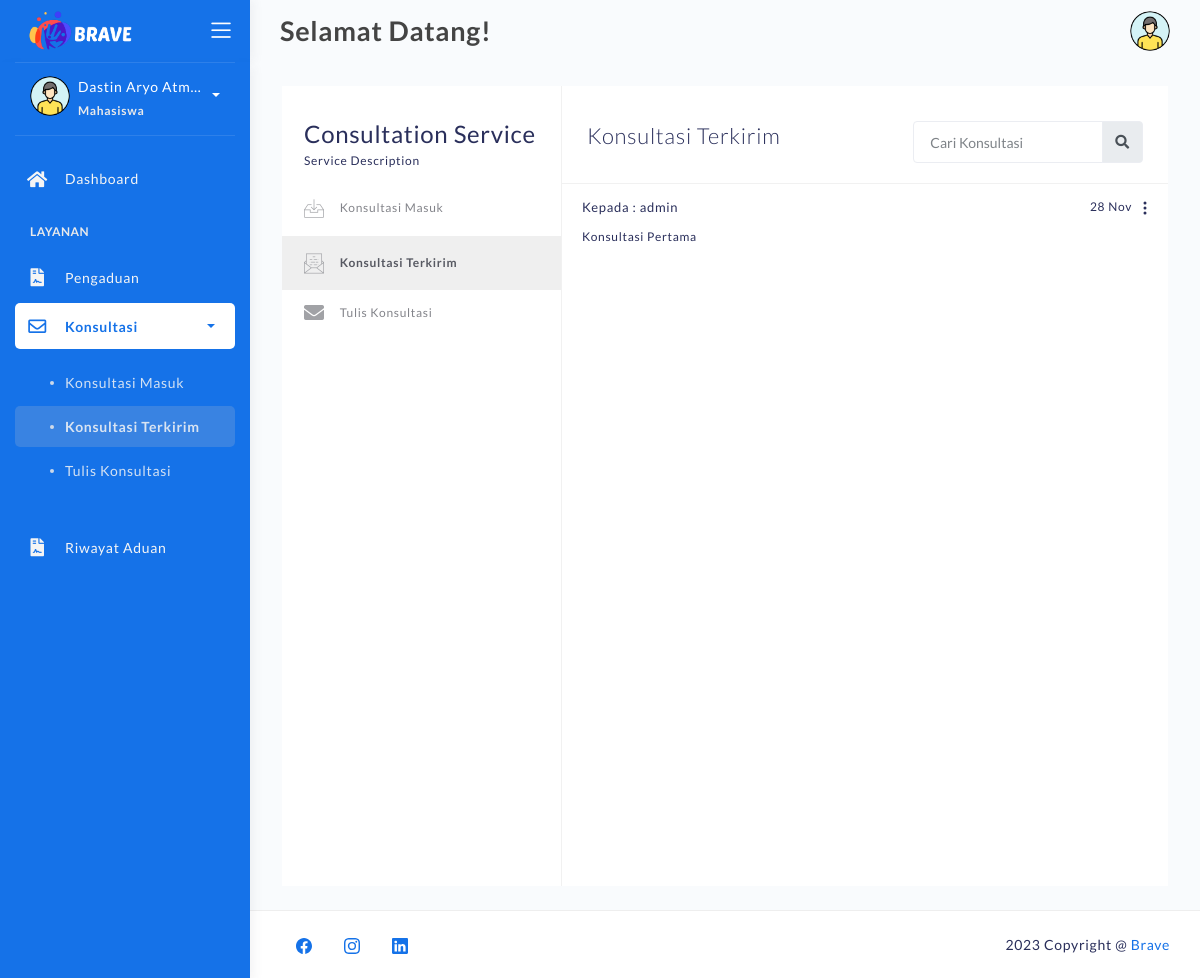
The app's page /konsultasi-sent.php (signed in) with its own data.
### tables this page shows
CREATE TABLE `konsultasi` (
  `id_konsul` varchar(50) NOT NULL,
  `pengirim` varchar(25) NOT NULL,
  `penerima` varchar(25) NOT NULL,
  `judul` varchar(255) NOT NULL,
  `pesan` text NOT NULL,
  `tgl_konsultasi` datetime NOT NULL,
  `is_read` varchar(10) NOT NULL
);

### konsultasi-sent.php (the view, shortened to what this page needs)
<?php
	require 'backend/connection.php';
    if (!isset($_SESSION['username'])) {
        header("Location: login.php");
    }else if($_SESSION['hak']!='user'){
		header("Location: backend/action-logout.php");
	}else{
		$login_id = $_SESSION['user_id'];
	}
?>
<!DOCTYPE html>
<html lang="en">
<head>
	<link rel="stylesheet" href="assets/css/bootstrap.min.css">
	<link rel="stylesheet" href="assets/css/atlantis.css">
	<link rel="stylesheet" href="assets/css/demo.css">
</head>
<body>
	<div class="wrapper fullheight-side">
		<div class="logo-header position-fixed" data-background-color="blue">
			<a href="dashboard.php" class="logo">
				<img src="assets\img\logo\logo2-2tr-resize.png" alt="navbar brand" class="navbar-brand" style="width:110px;">
			</a>
			<div class="nav-toggle">
				<button class="btn btn-toggle toggle-sidebar">
					<i class="icon-menu"></i>
				</button>
			</div>
		</div>
		<div class="sidebar sidebar-style-2" data-background-color="blue">
			<div class="sidebar-wrapper scrollbar scrollbar-inner">
				<div class="sidebar-content">
					<div class="user">
						<div class="avatar-sm float-left mr-2">
							<img src="assets/img/profile.png" alt="..." class="avatar-img rounded-circle">
						</div>
						<div class="info">
							<a data-toggle="collapse" href="#collapseExample" aria-expanded="true">
								<span>
								<?php echo '<div class="sizetitle-sidebar">' . htmlspecialchars($_SESSION["username"]) . '</div>'; ?>
									<span class="user-level">Mahasiswa</span>
									<span class="caret"></span>
								</span>
							</a>
						</div>
					</div>
					<ul class="nav">
						<li class="nav-item">
							<a href="dashboard.php" class="collapsed" aria-expanded="false">
								<i class="fas fa-home"></i>
								<p>Dashboard</p>
							</a>
						</li>
						<li class="nav-section">
							<h4 class="text-section">Layanan</h4>
						</li>
						<li class="nav-item">
							<a href="pengaduan.php">
								<i class="fas fa-file-contract"></i>
								<p>Pengaduan</p>
							</a>
						</li>
						<li class="nav-item submenu active">
							<a data-toggle="collapse" href="#konsultasi-collapse">
								<i class="far fa-envelope"></i>
								<p>Konsultasi</p>
								<span class="caret"></span>
							</a>
							<div class="collapse show" id="email-app-nav">
								<ul class="nav nav-collapse">
									<li>
										<a href="konsultasi-inbox.php">
											<span class="sub-item">Konsultasi Masuk</span>
										</a>
									</li>
									<li class="active">
										<a href="konsultasi-sent.php">
											<span class="sub-item">Konsultasi Terkirim</span>
										</a>
									</li>
									<li>
										<a href="konsultasi-compose.php">
											<span class="sub-item">Tulis Konsultasi</span>
										</a>
									</li>
								</ul>
							</div>
						</li>
						<li class="nav-item">
							<a href="riwayat-aduan.php">
								<i class="fas fa-file-contract"></i>
								<p>Riwayat Aduan</p>
							</a>
						</li>
					</ul>
				</div>
			</div>
		</div>
		<nav class="navbar navbar-header navbar-header-transparent navbar-expand-lg">
			<div class="container-fluid">
				<div class="collapse" id="search-nav">
					<form class="navbar-left navbar-form nav-search mr-md-3">
						<h4 class="page-title" style="margin: 10px 0; font-size: 27px;">Selamat Datang!</h4>
					</form>
				</div>
				<ul class="navbar-nav topbar-nav ml-md-auto align-items-center">
					<li class="nav-item dropdown hidden-caret">
						<a class="dropdown-toggle profile-pic" data-toggle="dropdown" href="#" aria-expanded="false">
							<div class="avatar-sm">
								<img src="assets/img/profile.png" alt="..." class="avatar-img rounded-circle">
							</div>
						</a>
					</li>
				</ul>
			</div>
		</nav>
		<div class="main-panel full-height">
			<div class="container container-full">
				<div class="page-inner">
					<div class="page-with-aside mail-wrapper bg-white">
						<div class="page-aside">
							<div class="aside-header">
								<div class="title">Consultation Service</div>
								<div class="description">Service Description</div>
							</div>
							<div class="aside-nav collapse" id="email-nav">
								<ul class="nav">
									<li>
										<a href="konsultasi-inbox.php">
											<i class="flaticon-inbox"></i> Konsultasi Masuk
										</a>
									</li>
                                    <li class="active">
										<a href="konsultasi-sent.php">
											<i class="flaticon-envelope-3"></i> Konsultasi Terkirim
										</a>
									</li>
									<li>
										<a href="konsultasi-compose.php">
											<i class="fa fa-envelope"></i> Tulis Konsultasi
										</a>
									</li>
								</ul>
							</div>
						</div>
						<div class="page-content mail-content">
							<div class="inbox-head d-lg-flex d-block">
								<h3>Konsultasi Terkirim</h3>
								<form action="#" class="ml-auto">
									<div class="input-group">
										<input type="text" placeholder="Cari Konsultasi" class="form-control">
										<div class="input-group-append">
											<span class="input-group-text">
												<i class="fa fa-search search-icon"></i>
											</span>
										</div>
									</div>
								</form>
							</div>
							<div class="inbox-body" style="padding-top:0;">
								<div class="email-list">
								<?php
									$sql = "SELECT * FROM konsultasi WHERE pengirim='$login_id' ORDER BY tgl_konsultasi DESC";
									$result = mysqli_query($koneksi, $sql);
									if (mysqli_num_rows($result) > 0) {
										while ($row = mysqli_fetch_assoc($result)) {
											$id= $row['penerima'];
											$sql_user = "SELECT * FROM login WHERE password='$id'";
											$result_users = mysqli_query($koneksi, $sql_user);
											if (mysqli_num_rows($result_users) > 0){
												$row_users = mysqli_fetch_assoc($result_users);
												echo '
													<div class="email-list-item">
														<div class="email-list-detail" data-toggle="modal" data-target="#konsultasi-' . $row['id_konsul'] . '">
															<span class="date float-right">
																' . date("d M", strtotime($row["tgl_konsultasi"])) . '
															</span>
															<span class="from">Kepada : ' . $row_users['username'] . '</span>
															<p class="msg">' . $row['judul'] . '</p>
														</div>
														<div id="navbarDropdown" role="button" data-toggle="dropdown" aria-haspopup="true" aria-expanded="false" style="color:sky blue; margin-left:5px; margin-right:-17px;">
															<svg xmlns="http://www.w3.org/2000/svg" width="16" height="16" fill="currentColor" class="bi bi-three-dots-vertical" viewBox="0 0 16 16">
																<path d="M9.5 13a1.5 1.5 0 1 1-3 0 1.5 1.5 0 0 1 3 0zm0-5a1.5 1.5 0 1 1-3 0 1.5 1.5 0 0 1 3 0zm0-5a1.5 1.5 0 1 1-3 0 1.5 1.5 0 0 1 3 0z"/>
															</svg>
														</div>
															<a class="dropdown-item" data-toggle="modal" data-target="#edit-konsultasi-' . $row['id_konsul'] . '">Edit</a>
															<a class="dropdown-item" href="backend/action-delete-sent-konsultasi.php?id=' . $row['id_konsul'] . '">Delete</a>
													</div>
													<div class="modal fade" id="konsultasi-' . $row['id_konsul'] . '" tabindex="-1" role="dialog" aria-labelledby="exampleModalCenterTitle" aria-hidden="true">
																	<h5 class="modal-title" id="exampleModalLongTitle" style="font-size:20px;">' . $row['judul'] . '</h5>
																	<p style="margin-bottom:1px;"><strong>Dari :</strong> ' . $login_id . '</p>
																	<p style="margin-bottom:10px;"><strong>Tanggal :</strong> ' . date("d M Y", strtotime($row['tgl_konsultasi'])) . '</p>
																	' . $row['pesan'] .'
													</div>
													<div class="modal fade" id="edit-konsultasi-' . $row['id_konsul'] . '" tabindex="-1" role="dialog" aria-labelledby="exampleModalCenterTitle" aria-hidden="true">
																	<h5 class="modal-title" id="editUserModalLabel">' . $row['judul'] . '</h5>
																	<form id="editKonsulForm-' . $row['id_konsul'] . '" action="backend/action-edit-konsultasi.php" method="post">
																		<input type="text" class="form-control" id="id_konsul" name="id_konsul" value="' . $row["id_konsul"] . '" required hidden>
																			<input type="text" class="form-control" id="pesan" name="pesan" value="' . $row['pesan'] .'" required>
																	</form>
																	<button type="button" class="btn btn-primary" onclick="editKosul_' . $row["id_konsul"] . '()">Kirim</button>
													</div>
														function editKosul_' . $row["id_konsul"] . '() {
															document.getElementById("editKonsulForm-' . $row['id_konsul'] . '").submit();
												';
											}
										}
									}
									?>
								</div>
							</div>
						</div>
					</div>
				</div>
			</div>
			<footer class="footer">
				<div class="container-fluid">
					<nav class="pull-left">
						<ul class="nav">
							<li class="nav-item">
								<a class="nav-link" href="https://web.facebook.com">
								</a>
							</li>
							<li class="nav-item">
								<a class="nav-link" href="https://www.instagram.com/">
								</a>
							</li>
							<li class="nav-item">
								<a class="nav-link" href="https://www.linkedin.com">
								</a>
							</li>
						</ul>
					</nav>
					<div class="copyright ml-auto">
						2023 Copyright @ <a href="#">Brave</a>
					</div>
				</div>
			</footer>
		</div>
	</div>
</body>
</html>

### records on screen
konsultasi: tgl_konsultasi "28 Nov", login.username "admin", judul "Konsultasi Pertama"

### other values on screen
$_SESSION["username"] "Dastin Aryo Atm…"
